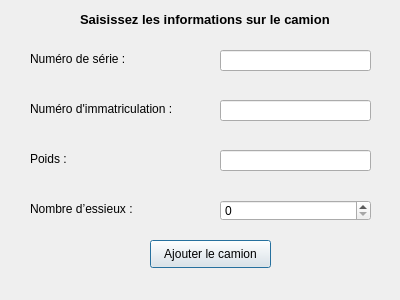
<?xml version="1.0" encoding="UTF-8"?>
<ui version="4.0">
 <class>CamionQtClass</class>
 <widget class="QDialog" name="CamionQtClass">
  <property name="geometry">
   <rect>
    <x>0</x>
    <y>0</y>
    <width>400</width>
    <height>300</height>
   </rect>
  </property>
  <property name="windowTitle">
   <string>CamionQt</string>
  </property>
  <widget class="QLineEdit" name="lineEdit_immatriculation">
   <property name="geometry">
    <rect>
     <x>220</x>
     <y>100</y>
     <width>151</width>
     <height>21</height>
    </rect>
   </property>
  </widget>
  <widget class="QPushButton" name="pushButtonAJouter">
   <property name="geometry">
    <rect>
     <x>150</x>
     <y>240</y>
     <width>121</width>
     <height>28</height>
    </rect>
   </property>
   <property name="text">
    <string>Ajouter le camion</string>
   </property>
  </widget>
  <widget class="QLineEdit" name="lineEdit_niv">
   <property name="geometry">
    <rect>
     <x>220</x>
     <y>50</y>
     <width>151</width>
     <height>21</height>
    </rect>
   </property>
  </widget>
  <widget class="QLabel" name="label">
   <property name="geometry">
    <rect>
     <x>80</x>
     <y>10</y>
     <width>281</width>
     <height>20</height>
    </rect>
   </property>
   <property name="text">
    <string>&lt;!DOCTYPE HTML PUBLIC &quot;-//W3C//DTD HTML 4.0//EN&quot; &quot;http://www.w3.org/TR/REC-html40/strict.dtd&quot;&gt;
&lt;html&gt;&lt;head&gt;&lt;meta name=&quot;qrichtext&quot; content=&quot;1&quot; /&gt;&lt;style type=&quot;text/css&quot;&gt;
p, li { white-space: pre-wrap; }
&lt;/style&gt;&lt;/head&gt;&lt;body style=&quot; font-family:'Noto Sans'; font-size:9pt; font-weight:400; font-style:normal;&quot;&gt;
&lt;table border=&quot;0&quot; style=&quot;-qt-table-type: root; margin-top:4px; margin-bottom:4px; margin-left:4px; margin-right:4px;&quot;&gt;
&lt;tr&gt;
&lt;td style=&quot;border: none;&quot;&gt;
&lt;p style=&quot; margin-top:0px; margin-bottom:0px; margin-left:0px; margin-right:0px; -qt-block-indent:0; text-indent:0px;&quot;&gt;&lt;span style=&quot; font-size:10pt; font-weight:600;&quot;&gt;Saisissez les informations sur le camion&lt;/span&gt;&lt;/p&gt;&lt;/td&gt;&lt;/tr&gt;&lt;/table&gt;&lt;/body&gt;&lt;/html&gt;</string>
   </property>
  </widget>
  <widget class="QLabel" name="label_2">
   <property name="geometry">
    <rect>
     <x>30</x>
     <y>50</y>
     <width>111</width>
     <height>17</height>
    </rect>
   </property>
   <property name="text">
    <string>Numéro de série :</string>
   </property>
  </widget>
  <widget class="QLabel" name="label_5">
   <property name="geometry">
    <rect>
     <x>30</x>
     <y>100</y>
     <width>171</width>
     <height>17</height>
    </rect>
   </property>
   <property name="text">
    <string>Numéro d'immatriculation :</string>
   </property>
  </widget>
  <widget class="QLabel" name="label_6">
   <property name="geometry">
    <rect>
     <x>30</x>
     <y>150</y>
     <width>121</width>
     <height>17</height>
    </rect>
   </property>
   <property name="text">
    <string>Poids :</string>
   </property>
  </widget>
  <widget class="QLabel" name="label_7">
   <property name="geometry">
    <rect>
     <x>30</x>
     <y>200</y>
     <width>121</width>
     <height>17</height>
    </rect>
   </property>
   <property name="text">
    <string>Nombre d’essieux :</string>
   </property>
  </widget>
  <widget class="QSpinBox" name="spinBox_essieux">
   <property name="geometry">
    <rect>
     <x>220</x>
     <y>200</y>
     <width>151</width>
     <height>21</height>
    </rect>
   </property>
   <property name="toolTip">
    <string/>
   </property>
   <property name="whatsThis">
    <string>333</string>
   </property>
  </widget>
  <widget class="QLineEdit" name="lineEdit_poids">
   <property name="geometry">
    <rect>
     <x>220</x>
     <y>150</y>
     <width>151</width>
     <height>21</height>
    </rect>
   </property>
  </widget>
 </widget>
 <layoutdefault spacing="6" margin="11"/>
 <resources/>
 <connections/>
</ui>
